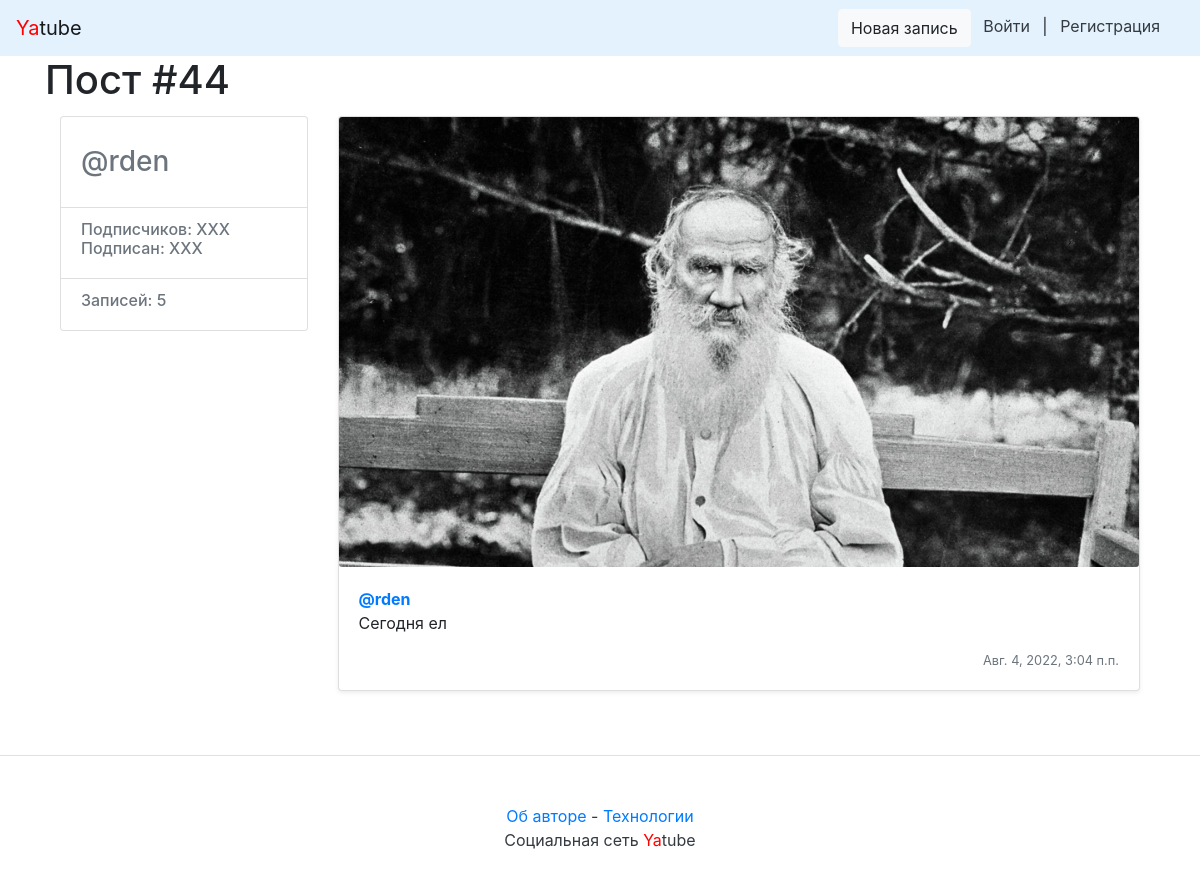
The page /rden/44/ on the database as committed earlier.
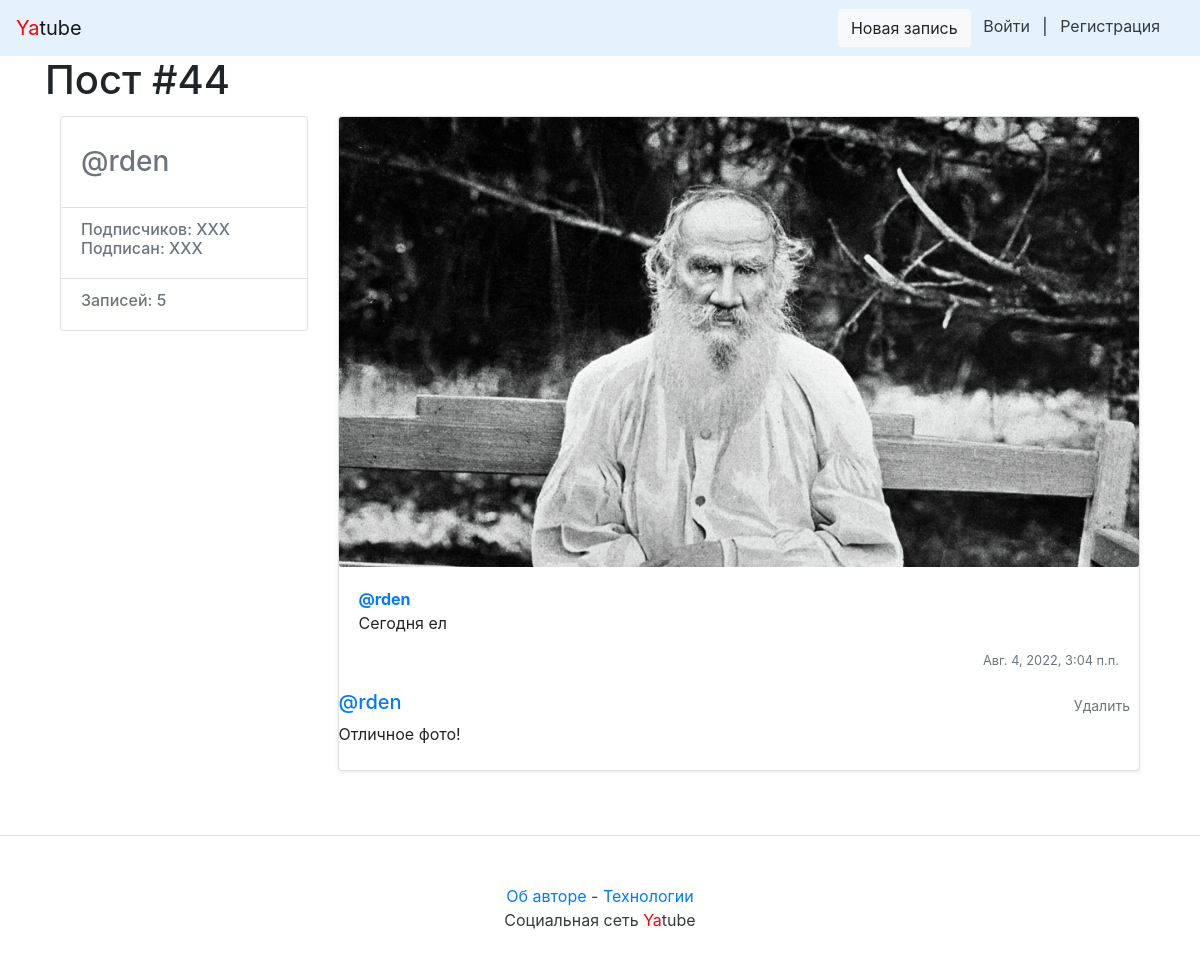
The same page on the database as committed later.
### posts/models.py (models this page shows, shortened)
class Comment(models.Model):
    post = models.ForeignKey(Post, on_delete=models.CASCADE, related_name="comments")
    author = models.ForeignKey(User, on_delete=models.CASCADE, related_name="comments")
    text = models.TextField()
    created = models.DateTimeField("creation date", auto_now_add=True)

### posts/views.py (the view)
# urls.py: path('<str:username>/<int:post_id>/', views.post_view, name='post'),
def post_view(request, username, post_id):
    profile = get_object_or_404(User, username=username)
    post = get_object_or_404(Post, pk=post_id, author=profile)
    form = CommentForm()
    return render(request, 'post.html', {'post': post, 'profile': profile, 'form': form})

### yatube/context_processors/context.py (called while the page is built)
def year(request):
    return {'year': dt.datetime.now().year}

### templates/post.html (shortened to what this page needs)
{% extends "base.html" %}
{% block header %}Пост #{{ post.pk }}{% endblock %}
{% block content %}
<main role="main" class="container">
    <div class="row">
            <div class="col-md-3 mb-3 mt-1">
                <div class="card">
                        <div class="card-body">
                                <div class="h3 text-muted">
                                     @{{ profile.username }}
                                </div>
                        </div>
                        <ul class="list-group list-group-flush">
                                <li class="list-group-item">
                                        <div class="h6 text-muted">
                                        Подписчиков: XXX <br />
                                        Подписан: XXX
                                        </div>
                                </li>
                                <li class="list-group-item">
                                        <div class="h6 text-muted">
                                            Записей: {{ profile.posts.all | length }}
                                        </div>
                                </li>
                        </ul>
                </div>
        </div>
        <div class="col-md-9">
                <div class="card mb-3 mt-1 shadow-sm">
                        {% load thumbnail %}
                        {% thumbnail post.image "960x339" crop="center" upscale=True as im%}
                            <img class="card-img" src="{{ im.url }}">
                        {% endthumbnail %}
                        <div class="card-body">
                                <p class="card-text">
                                        <a href="/{{ profile.username }}/"><strong class="d-block text-gray-dark">@{{ profile.username }}</strong></a>
                                        {{ post.text }}
                                </p>
                                <div class="d-flex justify-content-between align-items-center">
                                        <small class="text-muted">{{ post.pub_date }}</small>
                                </div>
                        </div>
                        {% include 'comments.html' %}
                </div>
     </div>
    </div>
</main>
{% endblock %}

### templates/comments.html (shortened to what this page needs)
{% load user_filters %}
{% for item in post.comments.all %}
<div class="media mb-4">
<div class="media-body">
    <h5 class="mt-0">
    <a
        href="{% url 'profile' item.author.username %}"
        name="comment_{{ item.id }}"
        >@{{ item.author.username }}</a>
    </h5>
    {{ item.text }}
</div>
    <a class="btn btn-sm text-muted" href="{% url 'comment_delete' post.author.username post.id item.id%}"
       role="button">
        Удалить
    </a>
</div>
{% endfor %}

Rows that differ between the two databases and show on the page:
added Comment: author.username "rden", text "Отличное фото!"
